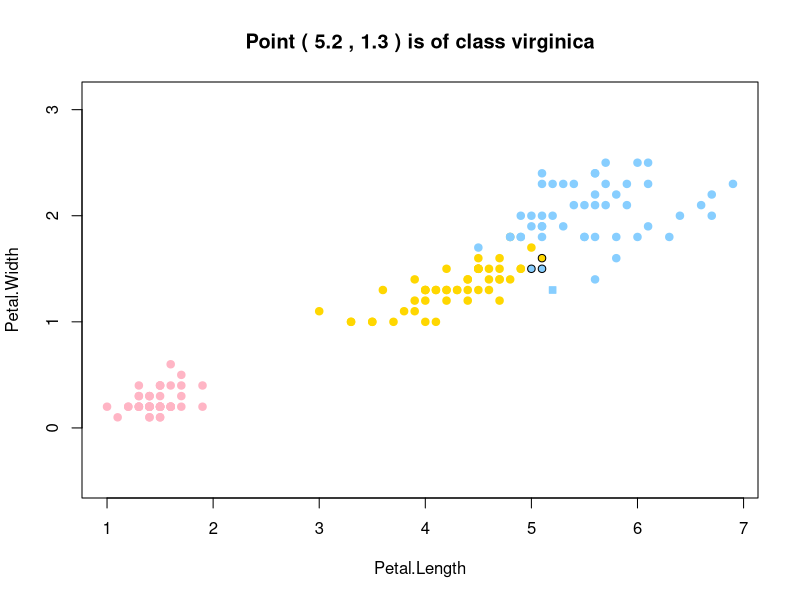

Reproduce this figure in R.
library(lattice)
colors <- c("setosa"="pink1","versicolor"="gold","virginica"="skyblue1")
qPow <<- numeric()
optimalK <<- 3
optimalQ <<- 26
maxQ <- 0.9
minQ <- 0.1
parOne <- 3   #чтобы можно было легко поменять параметры
parTwo <- 4
titles <- dimnames(iris)[2]
xname <- titles[[1]][parOne]   #названия для подписей на карте
yname <- titles[[1]][parTwo]


eucDist <- function(u,v) {  #функция расстояния между парой точек
  return (sqrt(sum((u-v)^2)))
}


sortObjbyDist <- function(xl,z,metricFunc=eucDist) {  #функция сортировки массива по расстоянию до z
  l <- dim(xl)[1]
  n <- dim(xl)[2]-1
  dist <- matrix(NA,l,2)
  for (i in 1:l) {
    dist[i, ] <- c(i, metricFunc(xl[i,1:n],z))  #создание списка пар (номер объекта, расстояние до z)
  }
  orderedXl <- xl[order(dist[ ,2]), ]   #сортировка списка объектов
  return (orderedXl)
}


kwNN <- function(xl,z,optK,optQ) {
  orderedXl <- sortObjbyDist(xl,z)
  n <- dim(orderedXl)[2]
  classes <- orderedXl[1:optK,n]   #получает список классов для ближайших k объектов
  counts <- c("setosa"=0.0,"versicolor"=0.0,"virginica"=0.0)
  for (i in 1:optK) {
    counts[classes[i]] <- counts[classes[i]]+qPow[i,optQ];
  }
  class <- names(which.max(counts))   #выбирает тот класс, у которого больше всего представителей
  return (class)
}


determkwNN_LOO <- function(xl,qCount) {
  l <- dim(xl)[1]
  n <- dim(xl)[2]-1
  maxK <- l-1
  X <- c(1:maxK)
  Y <- seq(qPow[1,1],qPow[1,qCount],qPow[1,2]-qPow[1,1])
  errorForK <- matrix(0.0,maxK,qCount,dimnames=list(X,Y))
  for (i in 1:l) {  #перебираем каждый элемент
    obj <- xl[i, ]
    newXl <- xl[-i, ]  #убираем его из выборки
    z <- obj[1:n]
    orderedXl <- sortObjbyDist(newXl,z)  #находим расстояния до всех объектов
    print(i)
    for (q in 1:qCount) {   #перебираем значение q
      classes <- c("setosa"=0,"versicolor"=0,"virginica"=0)
      for (k in 1:maxK) {    #перебираем значение k
        classes[orderedXl[k,n+1]] <- classes[orderedXl[k,n+1]]+qPow[k,q]  #добавляем k-ый элемент
        class <- names(which.max(classes))  #выбирает тот вид, у которого вес класса больше
        if (class!=obj[n+1]) {   #если произошла ошибка классификации
          errorForK[k,q]=errorForK[k,q]+1/l   #то увеличиваем для данной пары (k,q) значение ошибки
        }
      }
    }
  }
  print(levelplot(errorForK,col.regions=heat.colors(100),main="LOO(k,q) level plot",xlab="k",ylab="q",xlim=seq(1,maxK,10),asp=1))
  optK <- 1
  optQ <- 1
  for (k in 1:maxK) {
    for (q in 1:qCount) {
      if (errorForK[k,q]<errorForK[optK,optQ]) {
        optK <- k
        optQ <- q
      }
    }
  }
  return (c(optK,optQ,errorForK[optK,optQ]))
}


algoShow <- function(z) {
  k <- optimalK
  q <- optimalQ
  xl <- iris[ ,c(parOne,parTwo,5)]   #построение выборки
  l <- dim(xl)[1]
  orderedXl <- sortObjbyDist(xl,z)
  n <- dim(orderedXl)[2]-1
  classes <- orderedXl[1:k,n+1]   #получает список классов для всех объектов
  counts <- c("setosa"=0.0,"versicolor"=0.0,"virginica"=0.0)
  for (i in 1:k) {
    counts[classes[i]] <- counts[classes[i]]+qPow[i,q]
  }
  class <- names(which.max(counts))   #выбирает тот класс, у которого вес больше
  remove <- strtoi(dimnames(orderedXl[1:k, ])[[1]])  #получить номера тех, кто является ближайшими соседями
  newXl <- xl[-remove, ]    #убрать ближайших соседей из общего списка
  message <- paste("Point (",z[1],",",z[2],") is of class",class)
  plot(newXl[ ,1:n],pch=21,bg=colors[newXl[ ,n+1]],col=colors[newXl[ ,n+1]],asp=1,main=message,xlab=xname,ylab=yname)
  points(z[1],z[2],pch=22,bg=colors[class],col=colors[class],asp=1)
  points(orderedXl[1:k,1:n],pch=21,bg=colors[orderedXl[1:k,n+1]],col="black",asp=1)
}


main <- function(runLOO=FALSE,runMap=FALSE) {
  errorValue <- 0.04
  optQ <- 0.62
  xl <- iris[ ,c(parOne,parTwo,5)]   #построение выборки
  xMin <- xl[which.min(xl[ ,1]),1]   #нахождение минимального и максимальнго иксов
  xMax <- xl[which.max(xl[ ,1]),1]
  X <- seq(from=xMin,to=xMax,by=0.05)   #список всех иксов на карте
  xLen <- length(X)
  yMin <- xl[which.min(xl[ ,2]),2]   #нахождение минимального и максимального игриков
  yMax <- xl[which.max(xl[ ,2]),2]
  Y <- seq(from=yMin,to=yMax,by=0.05)   #список всех игриков на карте
  yLen <-length(Y)
  qCount <- 41
  l <- dim(xl)[1]-1
  qPow <<- matrix(NA,l,qCount)
  for (i in 1:qCount) {
    q <- (maxQ-minQ)/(qCount-1)*(i-1)+minQ
    qPow[1,i] <<- q
    for (j in 2:l) {
      qPow[j,i] <<- qPow[j-1,i]*q
    }
  }
  if (runLOO==TRUE) {
    optimals <- determkwNN_LOO(xl,qCount)
    optimalK <<- optimals[1]
    optimalQ <<- optimals[2]
    errorValue <- optimals[3]
    optQ <- (maxQ-minQ)/(qCount-1)*(optimalQ-1)+minQ
  }
  if (runMap==TRUE) {
    flowers <- matrix(NA,xLen,yLen)
    positions <- matrix(NA,xLen*yLen,2)
    cnt <- 1
    for (i in 1:yLen) {
      print(Y[i])
      for (j in 1:xLen) {
        z <- c(X[j],Y[i])
        positions[cnt, ] <- z   #запоминаем координаты объекта
        flowers[j,i] <- kwNN(xl,z,optimalK,optimalQ)   #находим предположительный класс методом kNN
        cnt <- cnt+1
      }
    }
    message <- paste("Map of kwNN for K =",optimalK,"and Q =",optQ,"with error =",errorValue)
    plot(positions,pch=1,bg="white",col=colors[flowers],asp=1,main=message,xlab=xname,ylab=yname)
    points(iris[ ,c(parOne,parTwo)],pch=21,bg=colors[iris$Species],col=colors[iris$Species],asp=1)
  }
}
main(FALSE,FALSE)	#посчитать отдельно LOO и полную карту
algoShow(c(5.2,1.3))	#показать классификацию случайной точки, подсветив её соседей